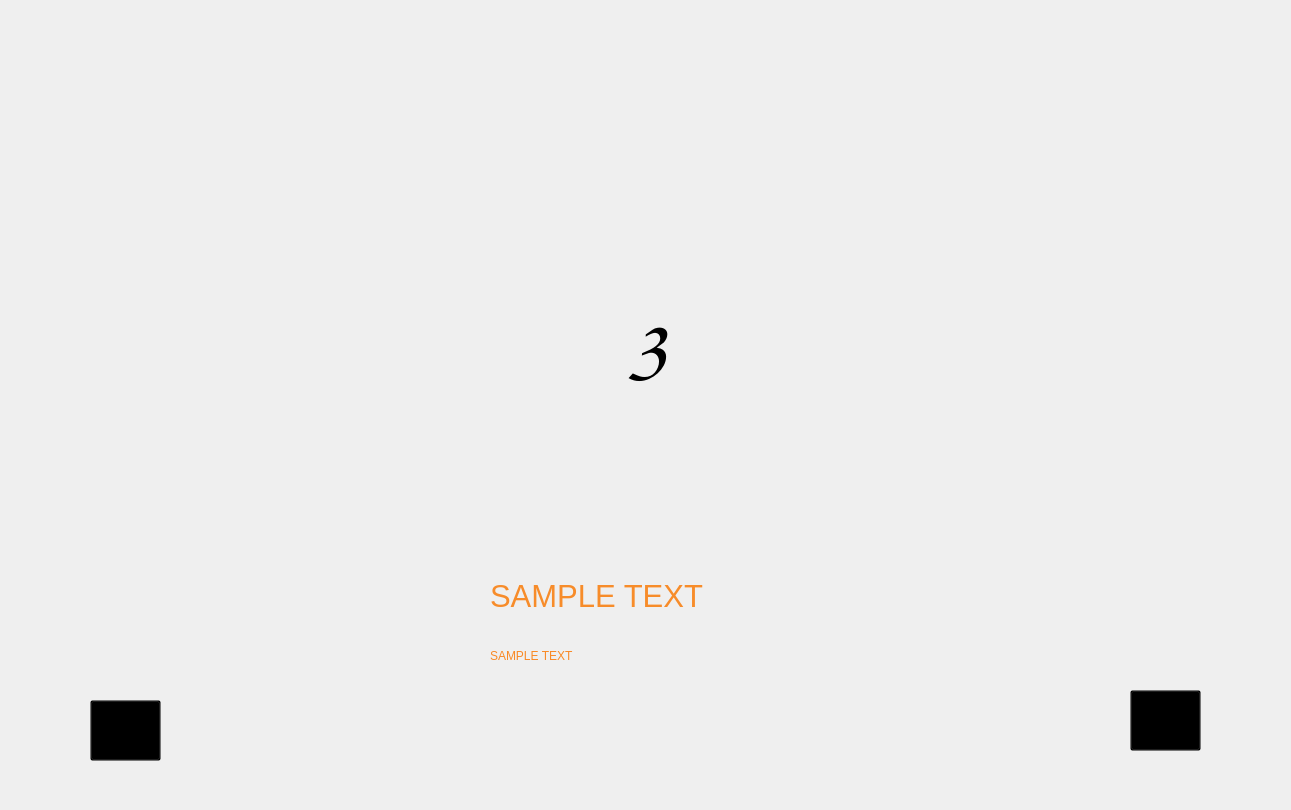
<?xml version="1.0" encoding="UTF-8"?>
<ui version="4.0">
 <class>MainWindow</class>
 <widget class="QMainWindow" name="MainWindow">
  <property name="geometry">
   <rect>
    <x>0</x>
    <y>0</y>
    <width>1291</width>
    <height>810</height>
   </rect>
  </property>
  <property name="windowTitle">
   <string>MainWindow</string>
  </property>
  <widget class="QWidget" name="centralwidget">
   <widget class="QLabel" name="label">
    <property name="geometry">
     <rect>
      <x>0</x>
      <y>0</y>
      <width>1291</width>
      <height>811</height>
     </rect>
    </property>
    <property name="text">
     <string/>
    </property>
    <property name="pixmap">
     <pixmap>6.jpg</pixmap>
    </property>
    <property name="scaledContents">
     <bool>true</bool>
    </property>
   </widget>
   <widget class="QPushButton" name="forward_btn">
    <property name="geometry">
     <rect>
      <x>1130</x>
      <y>690</y>
      <width>71</width>
      <height>61</height>
     </rect>
    </property>
    <property name="styleSheet">
     <string notr="true">background-color: transparent;</string>
    </property>
    <property name="text">
     <string/>
    </property>
   </widget>
   <widget class="QPushButton" name="back_btn">
    <property name="geometry">
     <rect>
      <x>90</x>
      <y>700</y>
      <width>71</width>
      <height>61</height>
     </rect>
    </property>
    <property name="styleSheet">
     <string notr="true">background-color: transparent;</string>
    </property>
    <property name="text">
     <string/>
    </property>
   </widget>
   <widget class="QLabel" name="attend_lbl">
    <property name="geometry">
     <rect>
      <x>490</x>
      <y>570</y>
      <width>591</width>
      <height>51</height>
     </rect>
    </property>
    <property name="font">
     <font>
      <family>Arial</family>
      <pointsize>23</pointsize>
      <weight>50</weight>
      <italic>false</italic>
      <bold>false</bold>
     </font>
    </property>
    <property name="styleSheet">
     <string notr="true">font: 23pt &quot;Arial&quot;;
color: rgb(247, 140, 42);</string>
    </property>
    <property name="text">
     <string>SAMPLE TEXT</string>
    </property>
   </widget>
   <widget class="QLabel" name="nextinline_lbl">
    <property name="geometry">
     <rect>
      <x>490</x>
      <y>630</y>
      <width>591</width>
      <height>51</height>
     </rect>
    </property>
    <property name="styleSheet">
     <string notr="true">font: 23pt &quot;Arial&quot;;
color: rgb(249, 138, 38);</string>
    </property>
    <property name="text">
     <string>SAMPLE TEXT</string>
    </property>
   </widget>
   <widget class="QLabel" name="queue_lbl">
    <property name="geometry">
     <rect>
      <x>520</x>
      <y>220</y>
      <width>251</width>
      <height>261</height>
     </rect>
    </property>
    <property name="font">
     <font>
      <family>Comic Sans MS</family>
      <pointsize>69</pointsize>
      <weight>75</weight>
      <bold>true</bold>
     </font>
    </property>
    <property name="text">
     <string>3</string>
    </property>
    <property name="alignment">
     <set>Qt::AlignCenter</set>
    </property>
   </widget>
  </widget>
 </widget>
 <resources/>
 <connections/>
</ui>
